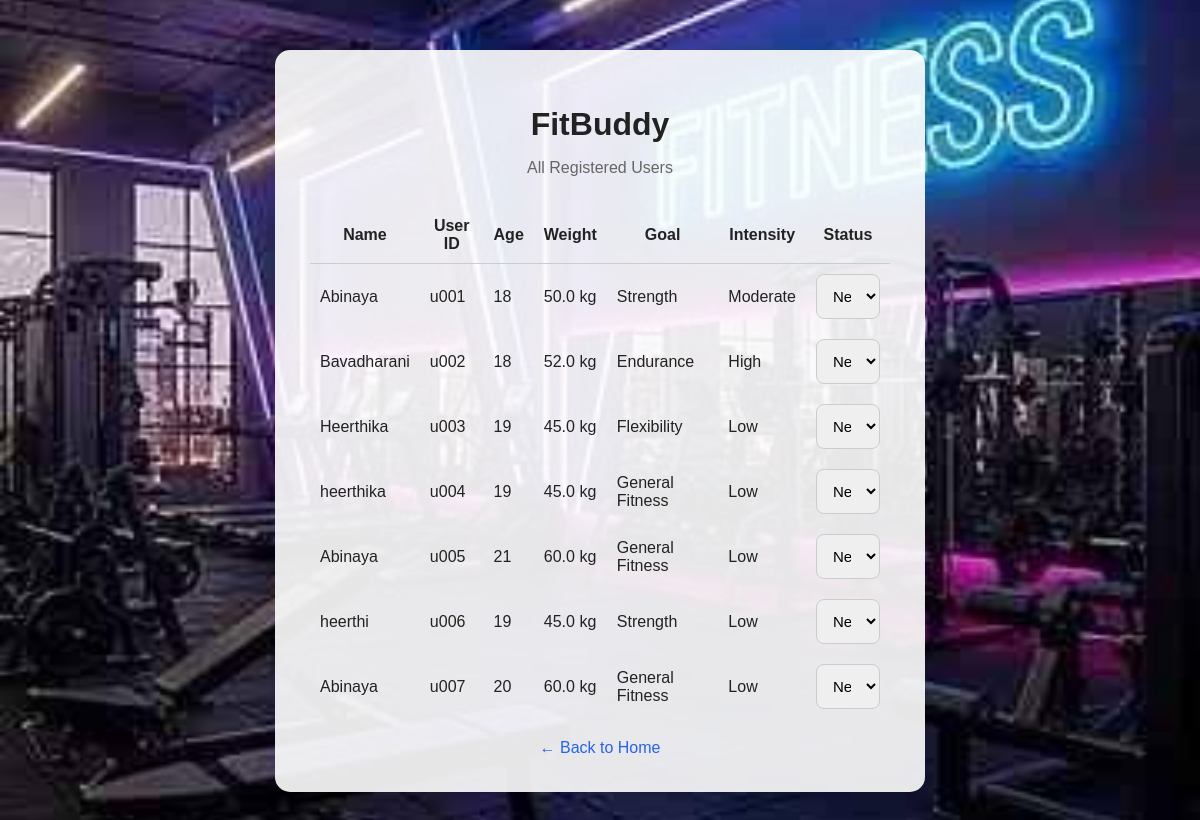
The page /admin on the database its author committed.
### app/models.py (models this page shows)
class User(Base):
    __tablename__ = "users"
    id = Column(Integer, primary_key=True, index=True)
    name = Column(String)
    user_id = Column(String, unique=True)
    age = Column(Integer)
    weight = Column(Float)
    fitness_goal = Column(String)
    intensity = Column(String)
    status = Column(String, default="New")

### app/routes.py (the view)
@router.get("/admin", response_class=HTMLResponse)
def admin(request: Request):
    db: Session = SessionLocal()
    users = db.query(User).all()
    db.close()
    return templates.TemplateResponse(
        request=request,
        name="admin.html",
        context={
            "request": request,
            "users": users
        }
    )

### templates/admin.html (shortened to what this page needs)
<!DOCTYPE html>
<html lang="en">
<head>
    <link rel="stylesheet" href="/static/style.css">
</head>
<body>
<div class="container">
    <h1>FitBuddy</h1>
    <p class="subtitle">All Registered Users</p>
    {% if users %}
    <table style="width:100%; border-collapse:collapse; margin-top:20px;">
        <tr>
            <th style="padding:10px; border-bottom:1px solid #ccc;">Name</th>
            <th style="padding:10px; border-bottom:1px solid #ccc;">User ID</th>
            <th style="padding:10px; border-bottom:1px solid #ccc;">Age</th>
            <th style="padding:10px; border-bottom:1px solid #ccc;">Weight</th>
            <th style="padding:10px; border-bottom:1px solid #ccc;">Goal</th>
            <th style="padding:10px; border-bottom:1px solid #ccc;">Intensity</th>
            <th style="padding:10px; border-bottom:1px solid #ccc;">Status</th>
        </tr>
        {% for user in users %}
        <tr>
            <td style="padding:10px;">{{ user.name }}</td>
            <td style="padding:10px;">{{ user.user_id }}</td>
            <td style="padding:10px;">{{ user.age }}</td>
            <td style="padding:10px;">{{ user.weight }} kg</td>
            <td style="padding:10px;">{{ user.fitness_goal }}</td>
            <td style="padding:10px;">{{ user.intensity }}</td>
            <td style="padding:10px;">
    <form action="/admin/update-status" method="post">
        <select name="status" onchange="this.form.submit()">
            <option value="New" {% if user.status == "New" %}selected{% endif %}>
                New
            </option>
        </select>
    </form>
</td>
        {% endfor %}
    </table>
    {% else %}
    <p style="text-align:center; margin-top:30px;">
        No users registered yet.
    </p>
    {% endif %}
    <a href="/" class="back-button">← Back to Home</a>
</div>
</body>
</html>

### static/style.css (style rules this page uses)
* { box-sizing: border-box; }
body { margin: 0; min-height: 100vh; font-family: Arial, sans-serif; background: url("/static/images/fitness.jpg") center center / cover no-repeat fixed; color: #222; }
.container { width: 90%; max-width: 650px; margin: 50px auto; background: rgba(255, 255, 255, 0.90); padding: 35px; border-radius: 15px; box-shadow: 0 5px 20px rgba(0, 0, 0, 0.12); }
h1 { text-align: center; margin-bottom: 5px; }
.subtitle { text-align: center; color: #666; margin-bottom: 30px; }
input, select, textarea { width: 100%; padding: 12px; border: 1px solid #ccc; border-radius: 8px; font-size: 15px; }
.back-button { display: block; text-align: center; margin-top: 20px; text-decoration: none; color: #2563eb; }

### rows shown on the page
User: name "Abinaya", user_id "u001", age "18", weight "50.0", fitness_goal "Strength", intensity "Moderate", status "New"
User: name "Bavadharani", user_id "u002", age "18", weight "52.0", fitness_goal "Endurance", intensity "High", status "New"
User: name "Heerthika", user_id "u003", age "19", weight "45.0", fitness_goal "Flexibility", intensity "Low", status "New"
User: name "heerthika", user_id "u004", age "19", weight "45.0", fitness_goal "General Fitness", intensity "Low", status "New"
User: name "Abinaya", user_id "u005", age "21", weight "60.0", fitness_goal "General Fitness", intensity "Low", status "New"
User: name "heerthi", user_id "u006", age "19", weight "45.0", fitness_goal "Strength", intensity "Low", status "New"
User: name "Abinaya", user_id "u007", age "20", weight "60.0", fitness_goal "General Fitness", intensity "Low", status "New"
